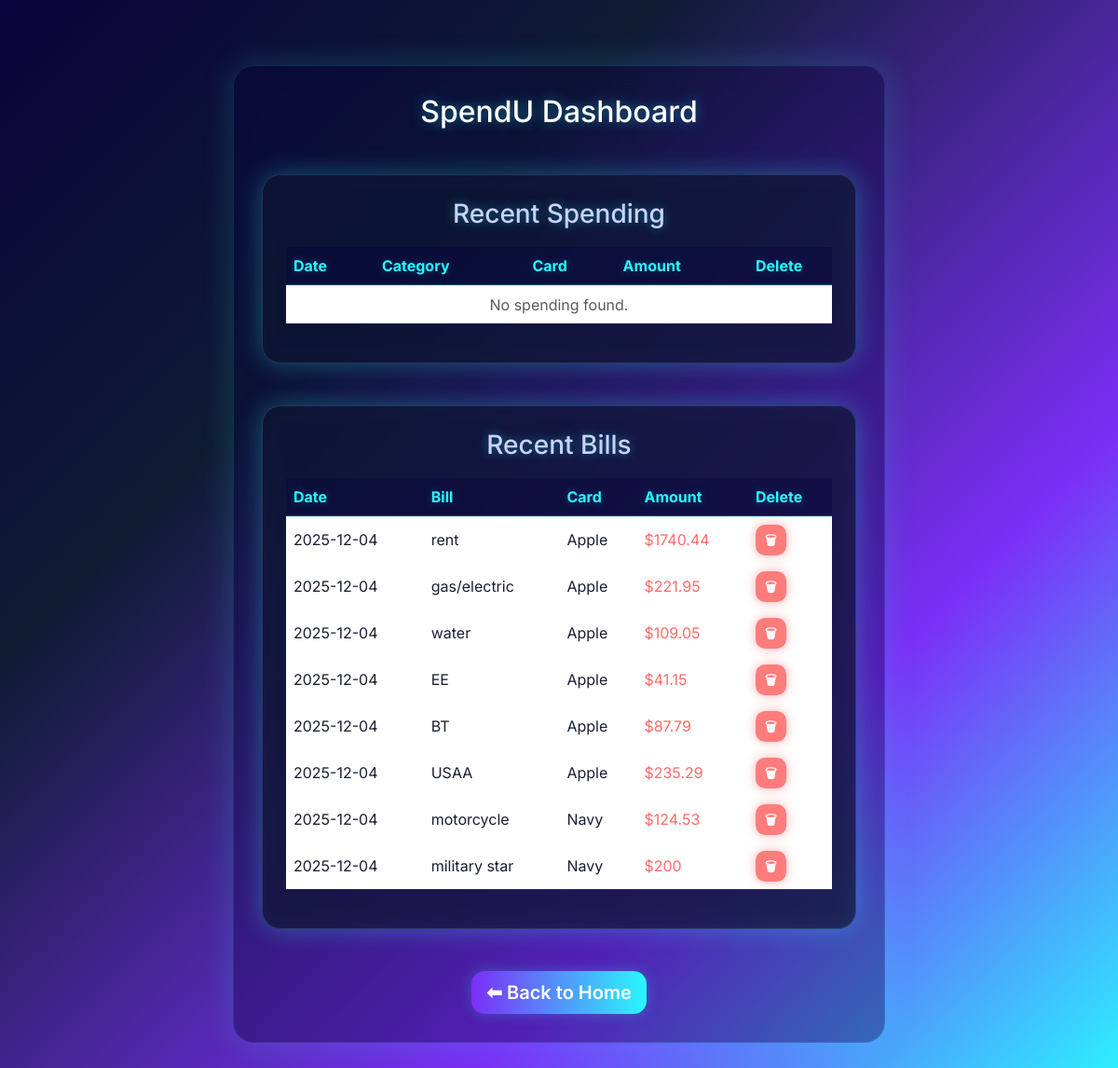
The app's page /analytics with its own data.
### tables this page shows
CREATE TABLE bills (
                   id INTEGER PRIMARY KEY AUTOINCREMENT,
                   bill_id INTEGER,
                   card_id INTEGER,
                   amount INTEGER,
                   date TEXT DEFAULT (date('now'))
                   );

CREATE TABLE bill_info (
                   bill_id INTEGER PRIMARY KEY AUTOINCREMENT,
                   name TEXT UNIQUE
                   );

CREATE TABLE card_info (
                   card_id INTEGER PRIMARY KEY AUTOINCREMENT,
                   name TEXT UNIQUE
                   );

### app.py (the view)
@app.route('/analytics')
def analytics():
    conn = get_db_connection()
    spending_query = """
        SELECT s.id, s.date, s.amount,
               c.name AS category,
               card.name AS card
        FROM spending s
        JOIN category_info c ON s.category_id = c.category_id
        JOIN card_info card ON s.card_id = card.card_id
        ORDER BY s.date DESC
        LIMIT 10
    """
    recent_spending = conn.execute(spending_query).fetchall()
    bills_query = """
        SELECT b.id, b.date, b.amount,
               bi.name AS bill_name,
               card.name AS card
        FROM bills b
        JOIN bill_info bi ON b.bill_id = bi.bill_id
        JOIN card_info card ON b.card_id = card.card_id
        ORDER BY b.date DESC
        LIMIT 8
    """
    recent_bills = conn.execute(bills_query).fetchall()
    conn.close()
    return render_template(
        'analytics.html',
        spending=recent_spending,
        bills=recent_bills
    )

### app.py (called while the page is built)
def get_db_connection():
    conn = sqlite3.connect('spending.db')
    conn.row_factory = sqlite3.Row
    return conn

### templates/analytics.html (shortened to what this page needs)
{% extends 'base.html' %}
{% block content %}
<h2 class="text-center mb-5" style="text-shadow: 0 0 14px rgba(42, 247, 255, 0.45);">
    SpendU Dashboard
</h2>
<div class="ai-table-container">
    <h3 class="section-title">Recent Spending</h3>
    <table class="table table-borderless align-middle">
        <thead>
            <tr>
                <th>Date</th>
                <th>Category</th>
                <th>Card</th>
                <th>Amount</th>
                <th style="width: 90px;">Delete</th>
            </tr>
        </thead>
        <tbody>
            {% for row in spending %}
            <tr>
                <td>{{ row['date'] }}</td>
                <td>{{ row['category'] }}</td>
                <td>{{ row['card'] }}</td>
                <td style="color:#FF6B6B;">${{ row['amount'] }}</td>
                <td>
                    <form method="POST"
                          action="{{ url_for('delete_transaction', id=row['id']) }}"
                          onsubmit="return confirm('Delete this spending transaction?');">
                        <button class="delete-btn">🗑</button>
                    </form>
                </td>
            </tr>
            {% else %}
            <tr><td colspan="5" class="text-center text-muted">No spending found.</td></tr>
            {% endfor %}
        </tbody>
    </table>
</div>
<div class="ai-table-container">
    <h3 class="section-title">Recent Bills</h3>
    <table class="table table-borderless align-middle">
        <thead>
            <tr>
                <th>Date</th>
                <th>Bill</th>
                <th>Card</th>
                <th>Amount</th>
                <th style="width: 90px;">Delete</th>
            </tr>
        </thead>
        <tbody>
            {% for row in bills %}
            <tr>
                <td>{{ row['date'] }}</td>
                <td>{{ row['bill_name'] }}</td>
                <td>{{ row['card'] }}</td>
                <td style="color:#FF6B6B;">${{ row['amount'] }}</td>
                <td>
                    <form method="POST"
                          action="{{ url_for('delete_bill', id=row['id']) }}"
                          onsubmit="return confirm('Delete this bill transaction?');">
                        <button class="delete-btn">🗑</button>
                    </form>
                </td>
            </tr>
            {% else %}
            <tr><td colspan="5" class="text-center text-muted">No bills found.</td></tr>
            {% endfor %}
        </tbody>
    </table>
</div>
<div class="text-center">
    <a href="{{ url_for('index') }}" class="btn btn-primary btn-lg">⬅ Back to Home</a>
</div>
{% endblock %}

### templates/base.html (shortened to what this page needs)
<!DOCTYPE html>
<html lang="en">
<head>
    <link href="https://cdn.jsdelivr.net/npm/bootstrap@5.3.0/dist/css/bootstrap.min.css" rel="stylesheet">
</head>
<body>
    <div class="container">
        {% block content %}{% endblock %}
    </div>
</body>
</html>

### templates/base.html (style rules this page uses)
body { background: linear-gradient(135deg, #0A033C 0%, #0F1B33 30%, #7B2FF7 70%, #2AF7FF 100%); background-attachment: fixed; font-family: 'Inter', sans-serif; color: white; overflow-x: hidden; position: relative; }
.container { max-width: 700px; margin-top: 70px; margin-bottom: 60px; padding: 30px; border-radius: 22px; background: rgba(10, 3, 60, 0.35); backdrop-filter: blur(12px); border: 1px solid rgba(42, 247, 255, 0.12); box-shadow: 0 0 35px rgba(42, 247, 255, 0.18); }
h1, h2, h3, h4, h5, h6 { text-shadow: 0 0 10px rgba(42, 247, 255, 0.25); }
.btn { border-radius: 14px !important; font-weight: 600; }

### templates/analytics.html (style rules this page uses)
.section-title { text-shadow: 0 0 12px rgba(42, 247, 255, 0.4); color: #C9D2FF; margin-bottom: 18px; text-align: center; }
.ai-table-container { background: rgba(15, 27, 51, 0.60); border-radius: 20px; border: 1px solid rgba(122, 255, 255, 0.15); box-shadow: 0 0 28px rgba(42, 247, 255, 0.30); backdrop-filter: blur(10px); padding: 25px; margin-bottom: 45px; }
.table thead th { color: #2AF7FF; border-bottom: 2px solid rgba(42, 247, 255, 0.25); background: rgba(10, 3, 60, 0.4); text-shadow: 0 0 10px rgba(42, 247, 255, 0.25); }
.table tbody tr { background: rgba(10, 3, 60, 0.25); border-bottom: 1px solid rgba(255,255,255,0.06); }
.table td { color: #1A1F33; vertical-align: middle; }
.delete-btn { background: rgba(255, 80, 80, 0.75); border: none; padding: 6px 10px; border-radius: 10px; font-size: 14px; color: white; font-weight: 600; box-shadow: 0 0 12px rgba(255, 80, 80, 0.45); }
.btn-primary { background: linear-gradient(90deg, #7B2FF7, #2AF7FF); border-radius: 14px; border: none; font-weight: 600; box-shadow: 0 0 15px rgba(42, 247, 255, 0.25); }

### records on screen
bills: date "2025-12-04", bill_name "rent", card "Apple", amount "1740.44"
bills: date "2025-12-04", bill_name "gas/electric", card "Apple", amount "221.95"
bills: date "2025-12-04", bill_name "water", card "Apple", amount "109.05"
bills: date "2025-12-04", bill_name "EE", card "Apple", amount "41.15"
bills: date "2025-12-04", bill_name "BT", card "Apple", amount "87.79"
bills: date "2025-12-04", bill_name "USAA", card "Apple", amount "235.29"
bills: date "2025-12-04", bill_name "motorcycle", card "Navy", amount "124.53"
bills: date "2025-12-04", bill_name "military star", card "Navy", amount "200"
